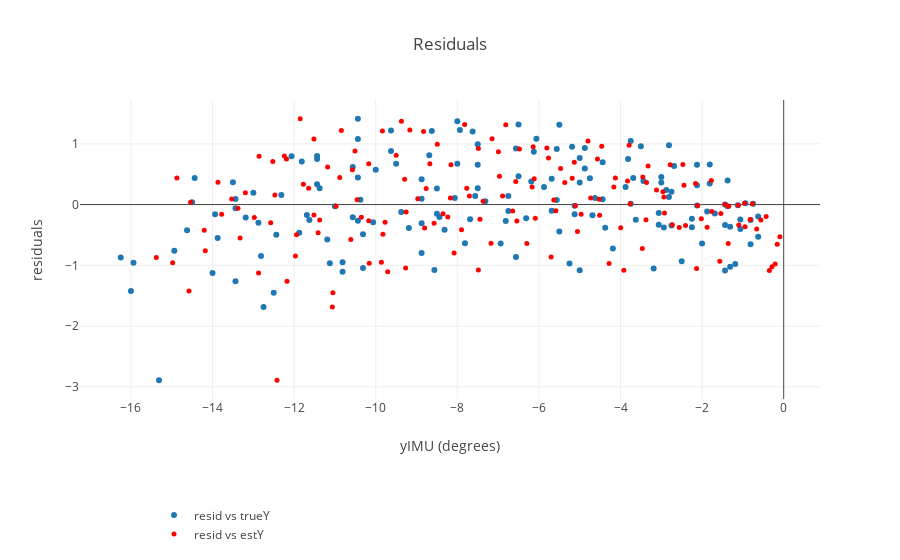

The notebook cell saved with this chart:
### Code cell
%matplotlib tk
resid = thetaY - yPred 
traceResid = go.Scatter( x = thetaY, y = resid, mode = 'markers',
    name = 'resid vs trueY' )
traceResid2 = go.Scatter( x = yPred, y = resid, mode = 'markers', 
                         marker=dict(size='5', color='red'),
                        name = 'resid vs estY')
data = [traceResid, traceResid2]
layout = go.Layout(
    title='Residuals',
    yaxis=dict(title='residuals'),
    xaxis=dict(title='yIMU (degrees)'),
    legend=dict(x=.1, y=-.5) )

fig = go.Figure(data=data, layout=layout)
po.iplot(fig)
print(thetaY)
print(resid)

### Figure 1 — Plotly figure (JSON) as saved in the notebook; plotly's stock layout.template omitted (floating-point values rounded to 4 significant figures; data arrays with more than 128 entries replaced by an {"elided": "..."} marker saying what was removed)
{"data": [{"mode": "markers", "name": "resid vs trueY", "type": "scatter", "x": {"elided": "159 float values"}, "y": {"elided": "159 float values"}}, {"marker": {"color": "red", "size": "5"}, "mode": "markers", "name": "resid vs estY", "type": "scatter", "x": {"elided": "159 float values"}, "y": {"elided": "159 float values"}}], "layout": {"legend": {"x": 0.1, "y": -0.5}, "title": "Residuals", "xaxis": {"title": "yIMU (degrees)"}, "yaxis": {"title": "residuals"}}}
